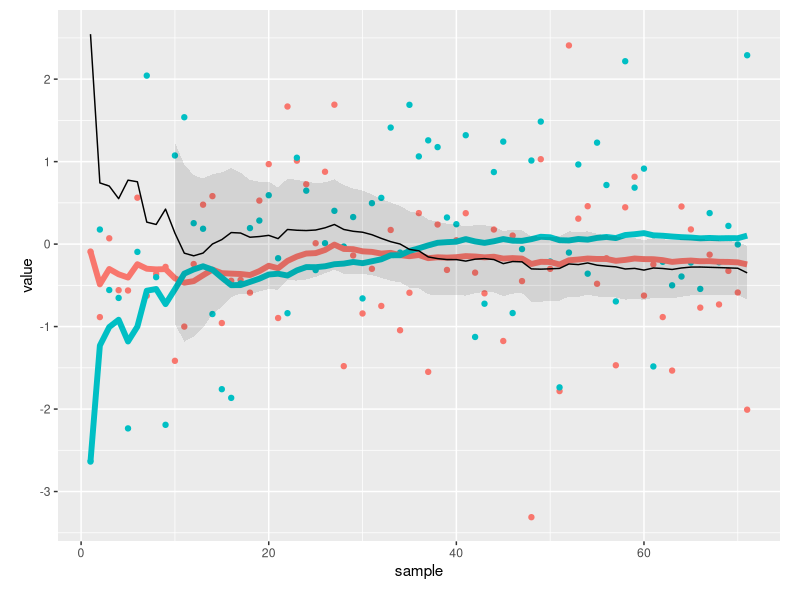
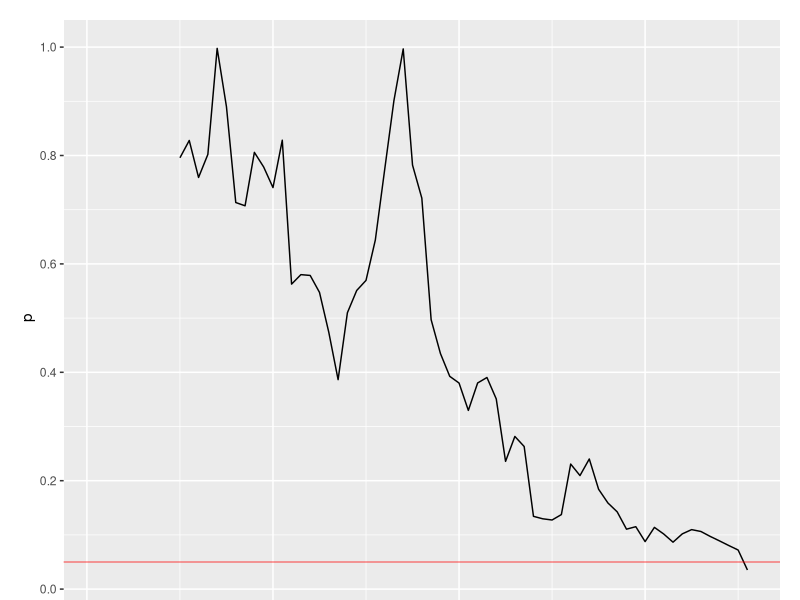

The R script that drew these images, in order: (Note: this script raises an error after producing the figures.)
library(ggplot2)
library(gridExtra)
library(scales)
library(reshape)
library(zoo)

partialmean <- function(x) rollapply(x,width=length(x),partial=TRUE,align="right",FUN=mean)

simulate <- function(alpha=0.05,n=10,maxiter=3000,...){
  require(ggplot2)
  require(scales)
  require(reshape)
  
  increment <- 1
  a <- rnorm(n)
  b <- rnorm(n)
  p <- rep(NA,n-1)
  ua <- partialmean(a[1:n-1])
  ub <- partialmean(b[1:n-1])
  ci.min <- rep(NA,n-1)
  ci.max <- rep(NA,n-1)
  
  count <- n
  for(i in 1:maxiter){
    t <- t.test(a,b)
    p <- c(p,t$p.value)
    ua <- c(ua,t$estimate["mean of x"])
    ub <- c(ub,t$estimate["mean of y"])
    ci.max <- c(ci.max, t$conf.int[2])
    ci.min <- c(ci.min, t$conf.int[1])
    if(t$p.value <= alpha){
      break
    }
    
    count <- count + increment
    nexta <- rnorm(increment)
    nextb <- rnorm(increment)
    a <- c(a,nexta)
    b <- c(b,nextb)
  }
  
  if(tail(p,n=1) > alpha){
    # failure to converge
    warning(paste("Failed to achieve significance in",maxiter,"iterations."))
  }
  
  df <-  data.frame(a,b)
  df$idx <- as.numeric(row.names(df))
  
  du <-  data.frame(a=ua,b=ub)
  du$idx <- as.numeric(row.names(du))
  
  dc <- data.frame(diff=ua-ub,lower=ci.min,upper=ci.max)
  dc$idx <- as.numeric(row.names(dc))
  
  pvals <- data.frame(p)
  pvals$idx <- as.numeric(row.names(pvals))
  
  df <- melt(df,measure.vars=c("a","b"),variable_name="group")
  du <- melt(du,measure.vars=c("a","b"),variable_name="group")
  
  if(count <= 100)
    trans <- 1
  else
    trans <- 1 / log10(count)
  
  list(count=count
       ,samples=df
       ,means=du
       ,conf.int=dc
       ,samples.plot=ggplot(data=df,aes(x=idx,y=value,color=group),size=1.5) + 
                     geom_point(alpha=I(trans)) + 
                     geom_line(data=du,size=2) +
                     scale_y_continuous(breaks= pretty_breaks())
       ,pvals=pvals
       ,pvals.plot=ggplot(data=pvals,aes(x=idx,y=p)) + 
                   geom_line() + 
                   geom_abline(intercept=alpha, slope=0, color="red",alpha=I(1/2)) +
                   scale_y_continuous(breaks= pretty_breaks(),limits=c(0,1))
       )
}

test <- simulate(maxiter=1000) 

pplot <- test$pvals.plot +  
            theme(axis.title.x = element_blank()
                  ,axis.text.x= element_blank()
                  ,axis.ticks.x=element_blank()
                  ,plot.margin=unit(c(1,1,-1,1), "lines")) 

ciplot <- test$samples.plot + 
            geom_ribbon(aes(x=idx,ymin=lower,ymax=upper,y=diff),color=NA,fill="black",alpha=I(1/10),data=test$conf.int) + 
            geom_line(aes(x=idx,y=diff),color="black",data=test$conf.int) + 
            xlab("sample") + 
            theme(legend.position = "none"
                  ,plot.margin=unit(c(0.5,1,1,1), "lines"))

combiplot <- arrangeGrob(pplot, ciplot, ncol=1, nrow=2, widths=c(4), heights=c(1, 4),plot=FALSE)
